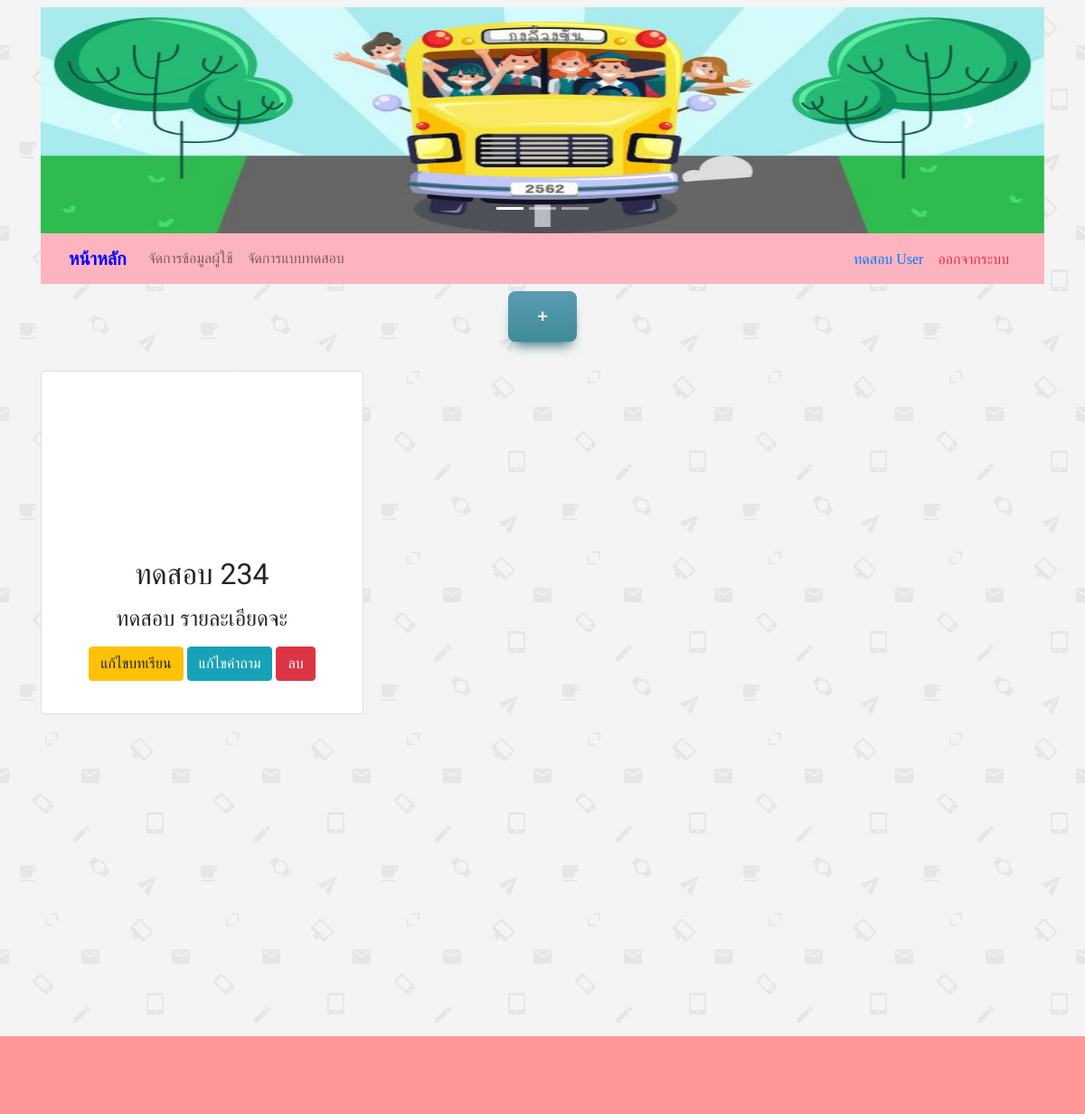
The app's page /admin/index.php?sc (signed in), older data.
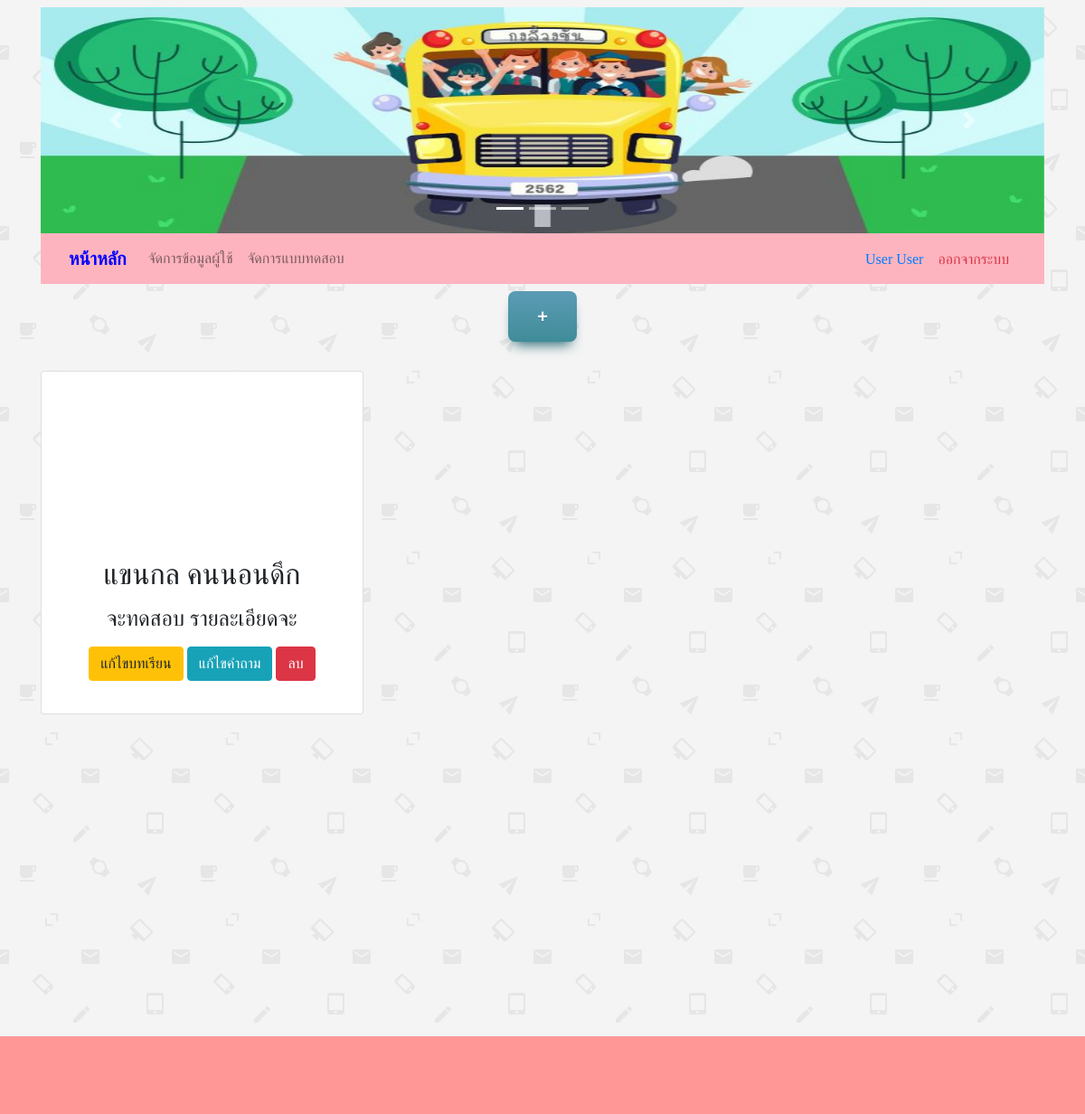
The same page, newer data.
### tables this page shows
CREATE TABLE `choice` (
  `choice_id` int(11) NOT NULL,
  `choice_name` varchar(100) NOT NULL,
  `video` varchar(300) NOT NULL,
  `choice_detail` varchar(100) NOT NULL,
  `choice_status` int(1) NOT NULL
);

### admin/show_choice_card.php (the view, shortened to what this page needs)
<?php include '../conn.php'; ?>
<?php
$query_choice = "SELECT * FROM choice WHERE choice_status <> 1 ORDER BY choice_id";
$choice = mysqli_query($con,$query_choice) or die(mysqli_error());
$row_choice = mysqli_fetch_assoc($choice);
$totalRows_choice = mysqli_num_rows($choice);
?>
<?php if ($totalRows_choice > 0) {?>
  <?php do { ?>
    <div class="card pmd-card">
      <div class="pmd-card-media">
        <video id="video1" width="355" style="pointer-events: none;">
          <source src="../img/<?php echo $row_choice['video']; ?>" type="video/mp4">
          </video>
        </div>
        <div class="card-body">
         <h2 class="card-title"><?php echo $row_choice['choice_name']; ?></h2>
         <p class="card-text"><h4><?php echo $row_choice['choice_detail']; ?></h4></p>
         <a href="index.php?ec&choice_id=<?php echo $row_choice['choice_id'];?>&user_id=<?php echo $_SESSION['UserID'];?>&aff=aff"><p class="btn btn-xs btn-warning" >แก้ไขบทเรียน</p></a>
         <a href="index.php?showchoice_s&choice_id=<?php echo $row_choice['choice_id'];?>&user_id=<?php echo $_SESSION['UserID'];?>&aff=aff"><p class="btn btn-xs btn-info" >แก้ไขคำถาม</p></a>
         <a href="del_choice.php?choice_id=<?php echo $row_choice['choice_id'];?>&st=1"><p class="btn btn-xs btn-danger" >ลบ</p></a>
       </div>
     </div>
   <?php } while ($row_choice = mysqli_fetch_assoc($choice)); ?>
 <?php } else {
  echo "<center>ไม่มีคำถาม</center>";
}
?>

### admin/navbar.php (shortened to what this page needs)
 <?php include '../model.php'; ?>
 <nav class="navbar navbar-expand-md navbar-light" style="background: #FDB4BF;">
  <div class="container">
  <div class="collapse navbar-collapse" id="navbar6">
    <a class="navbar-brand text-primary d-none d-md-block" href="index.php">
     <b><font color="blue">หน้าหลัก</font></b>
   </a>
   <?php if (isset($_SESSION["Userlevel"]) == "A") {
    ?>
    <ul class="navbar-nav">
      <li class="nav-item"> <a class="nav-link" href="index.php?su">จัดการข้อมูลผู้ใช้</a> </li>
      <li class="nav-item"> <a class="nav-link" href="index.php?sc">จัดการแบบทดสอบ</a> </li>
    </ul>
    <?php }?>
    <ul class="navbar-nav ml-auto">
      <li class="nav-item">
        <?php
        if (isset($_SESSION["Userlevel"]) == "A") { ?>
         <a class='fa text-primary nav-link' ><?php echo $_SESSION["User"]; ?></a>
       </li>
       <li class="nav-item">
         <?php echo "<a class='fa text-danger nav-link' href='logout.php'>ออกจากระบบ</a>"; }
         ?>
       </li>
     </ul>
   </div>
 </div>
</nav>

Row changes from the older to the newer data that the page shows:
removed choice: choice_name "ทดสอบ 234", choice_detail "ทดสอบ รายละเอียดจะ"
added choice: choice_name "แขนกล คนนอนดึก", choice_detail "จะทดสอบ รายละเอียดจะ"
Text that changed along with them:
$_SESSION["User"]: "ทดสอบ User" → "User User"
